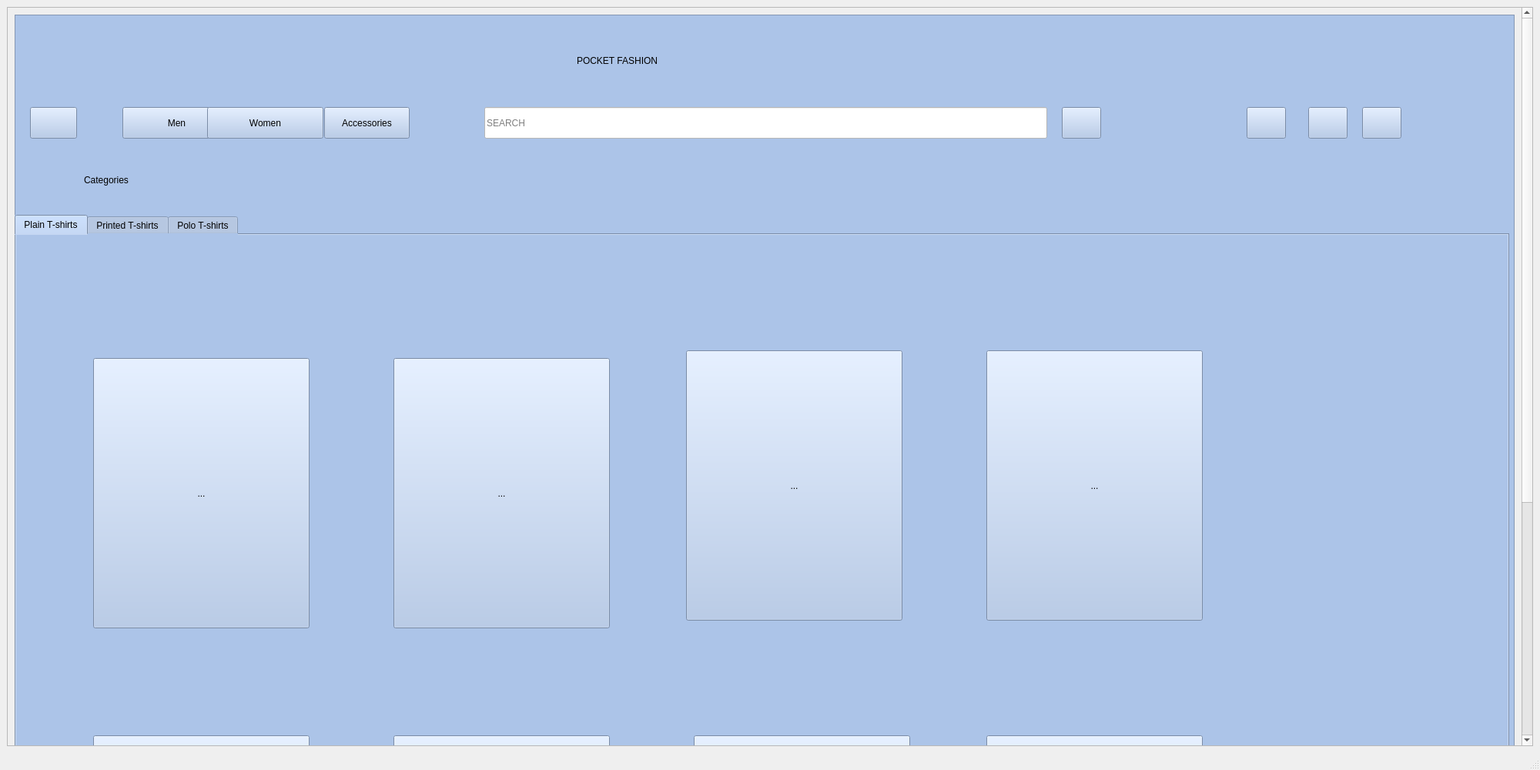
<?xml version="1.0" encoding="UTF-8"?>
<ui version="4.0">
 <class>MainWindow</class>
 <widget class="QMainWindow" name="MainWindow">
  <property name="geometry">
   <rect>
    <x>0</x>
    <y>0</y>
    <width>2000</width>
    <height>1000</height>
   </rect>
  </property>
  <property name="minimumSize">
   <size>
    <width>0</width>
    <height>0</height>
   </size>
  </property>
  <property name="windowTitle">
   <string>MainWindow</string>
  </property>
  <widget class="QWidget" name="centralwidget">
   <layout class="QHBoxLayout" name="horizontalLayout">
    <item>
     <widget class="QScrollArea" name="scrollArea">
      <property name="widgetResizable">
       <bool>true</bool>
      </property>
      <widget class="QWidget" name="scrollAreaWidgetContents">
       <property name="geometry">
        <rect>
         <x>0</x>
         <y>0</y>
         <width>1959</width>
         <height>1418</height>
        </rect>
       </property>
       <layout class="QHBoxLayout" name="horizontalLayout_2">
        <item>
         <widget class="QFrame" name="frame">
          <property name="minimumSize">
           <size>
            <width>0</width>
            <height>1400</height>
           </size>
          </property>
          <property name="styleSheet">
           <string notr="true">background-color: rgb(172, 196, 232);</string>
          </property>
          <property name="frameShape">
           <enum>QFrame::StyledPanel</enum>
          </property>
          <property name="frameShadow">
           <enum>QFrame::Raised</enum>
          </property>
          <widget class="QLabel" name="label">
           <property name="geometry">
            <rect>
             <x>730</x>
             <y>30</y>
             <width>441</width>
             <height>61</height>
            </rect>
           </property>
           <property name="styleSheet">
            <string notr="true">font: 75 32pt &quot;Times New Roman&quot;;</string>
           </property>
           <property name="text">
            <string>&lt;html&gt;&lt;head/&gt;&lt;body&gt;&lt;p&gt;POCKET FASHION&lt;/p&gt;&lt;/body&gt;&lt;/html&gt;</string>
           </property>
          </widget>
          <widget class="QLineEdit" name="lineEdit">
           <property name="geometry">
            <rect>
             <x>610</x>
             <y>120</y>
             <width>731</width>
             <height>41</height>
            </rect>
           </property>
           <property name="styleSheet">
            <string notr="true">background-color: rgb(255, 255, 255);</string>
           </property>
           <property name="placeholderText">
            <string>SEARCH</string>
           </property>
          </widget>
          <widget class="QLabel" name="label_2">
           <property name="geometry">
            <rect>
             <x>90</x>
             <y>180</y>
             <width>151</width>
             <height>71</height>
            </rect>
           </property>
           <property name="styleSheet">
            <string notr="true">font: 26pt &quot;Gabriola&quot;;</string>
           </property>
           <property name="text">
            <string>&lt;html&gt;&lt;head/&gt;&lt;body&gt;&lt;p&gt;Categories&lt;/p&gt;&lt;/body&gt;&lt;/html&gt;</string>
           </property>
          </widget>
          <widget class="QLabel" name="label_10">
           <property name="geometry">
            <rect>
             <x>10</x>
             <y>10</y>
             <width>111</width>
             <height>91</height>
            </rect>
           </property>
           <property name="text">
            <string/>
           </property>
           <property name="pixmap">
            <pixmap>../../../Downloads/pf.png</pixmap>
           </property>
          </widget>
          <widget class="QPushButton" name="pushButton_10">
           <property name="geometry">
            <rect>
             <x>1360</x>
             <y>120</y>
             <width>51</width>
             <height>41</height>
            </rect>
           </property>
           <property name="text">
            <string/>
           </property>
           <property name="icon">
            <iconset>
             <normaloff>../../../Downloads/feather (1)/search.svg</normaloff>../../../Downloads/feather (1)/search.svg</iconset>
           </property>
           <property name="iconSize">
            <size>
             <width>32</width>
             <height>32</height>
            </size>
           </property>
          </widget>
          <widget class="QPushButton" name="pushButton_5">
           <property name="geometry">
            <rect>
             <x>1600</x>
             <y>120</y>
             <width>51</width>
             <height>41</height>
            </rect>
           </property>
           <property name="text">
            <string/>
           </property>
           <property name="icon">
            <iconset>
             <normaloff>../../../Downloads/feather (1)/heart.svg</normaloff>../../../Downloads/feather (1)/heart.svg</iconset>
           </property>
           <property name="iconSize">
            <size>
             <width>32</width>
             <height>32</height>
            </size>
           </property>
          </widget>
          <widget class="QPushButton" name="pushButton_6">
           <property name="geometry">
            <rect>
             <x>1680</x>
             <y>120</y>
             <width>51</width>
             <height>41</height>
            </rect>
           </property>
           <property name="text">
            <string/>
           </property>
           <property name="icon">
            <iconset>
             <normaloff>../../../Downloads/feather (1)/shopping-cart.svg</normaloff>../../../Downloads/feather (1)/shopping-cart.svg</iconset>
           </property>
           <property name="iconSize">
            <size>
             <width>32</width>
             <height>32</height>
            </size>
           </property>
          </widget>
          <widget class="QPushButton" name="login">
           <property name="geometry">
            <rect>
             <x>1750</x>
             <y>120</y>
             <width>51</width>
             <height>41</height>
            </rect>
           </property>
           <property name="text">
            <string/>
           </property>
           <property name="icon">
            <iconset>
             <normaloff>../../../Downloads/feather (1)/log-in.svg</normaloff>../../../Downloads/feather (1)/log-in.svg</iconset>
           </property>
           <property name="iconSize">
            <size>
             <width>32</width>
             <height>32</height>
            </size>
           </property>
          </widget>
          <widget class="QPushButton" name="men">
           <property name="geometry">
            <rect>
             <x>140</x>
             <y>120</y>
             <width>141</width>
             <height>41</height>
            </rect>
           </property>
           <property name="styleSheet">
            <string notr="true">font: 16pt &quot;Gabriola&quot;;</string>
           </property>
           <property name="text">
            <string>Men</string>
           </property>
          </widget>
          <widget class="QPushButton" name="pushButton_2">
           <property name="geometry">
            <rect>
             <x>250</x>
             <y>120</y>
             <width>151</width>
             <height>41</height>
            </rect>
           </property>
           <property name="styleSheet">
            <string notr="true">font: 16pt &quot;Gabriola&quot;;</string>
           </property>
           <property name="text">
            <string>Women</string>
           </property>
          </widget>
          <widget class="QPushButton" name="accessories">
           <property name="geometry">
            <rect>
             <x>402</x>
             <y>120</y>
             <width>111</width>
             <height>41</height>
            </rect>
           </property>
           <property name="styleSheet">
            <string notr="true">font: 16pt &quot;Gabriola&quot;;</string>
           </property>
           <property name="text">
            <string>Accessories</string>
           </property>
          </widget>
          <widget class="QPushButton" name="back">
           <property name="geometry">
            <rect>
             <x>20</x>
             <y>120</y>
             <width>61</width>
             <height>41</height>
            </rect>
           </property>
           <property name="text">
            <string/>
           </property>
           <property name="icon">
            <iconset>
             <normaloff>../../../Downloads/feather (1)/chevron-left.svg</normaloff>../../../Downloads/feather (1)/chevron-left.svg</iconset>
           </property>
           <property name="iconSize">
            <size>
             <width>32</width>
             <height>32</height>
            </size>
           </property>
          </widget>
          <widget class="QTabWidget" name="tabWidget">
           <property name="geometry">
            <rect>
             <x>0</x>
             <y>260</y>
             <width>1941</width>
             <height>1161</height>
            </rect>
           </property>
           <property name="styleSheet">
            <string notr="true">font: 16pt &quot;Segoe Print&quot;;</string>
           </property>
           <property name="currentIndex">
            <number>0</number>
           </property>
           <widget class="QWidget" name="tab">
            <attribute name="title">
             <string>Plain T-shirts</string>
            </attribute>
            <widget class="QToolButton" name="plain1">
             <property name="geometry">
              <rect>
               <x>100</x>
               <y>160</y>
               <width>281</width>
               <height>351</height>
              </rect>
             </property>
             <property name="text">
              <string>...</string>
             </property>
            </widget>
            <widget class="QToolButton" name="plain2">
             <property name="geometry">
              <rect>
               <x>490</x>
               <y>160</y>
               <width>281</width>
               <height>351</height>
              </rect>
             </property>
             <property name="text">
              <string>...</string>
             </property>
            </widget>
            <widget class="QToolButton" name="plain3">
             <property name="geometry">
              <rect>
               <x>870</x>
               <y>150</y>
               <width>281</width>
               <height>351</height>
              </rect>
             </property>
             <property name="text">
              <string>...</string>
             </property>
            </widget>
            <widget class="QToolButton" name="plain4">
             <property name="geometry">
              <rect>
               <x>1260</x>
               <y>150</y>
               <width>281</width>
               <height>351</height>
              </rect>
             </property>
             <property name="text">
              <string>...</string>
             </property>
            </widget>
            <widget class="QToolButton" name="plain5">
             <property name="geometry">
              <rect>
               <x>100</x>
               <y>650</y>
               <width>281</width>
               <height>351</height>
              </rect>
             </property>
             <property name="text">
              <string>...</string>
             </property>
            </widget>
            <widget class="QToolButton" name="plain6">
             <property name="geometry">
              <rect>
               <x>490</x>
               <y>650</y>
               <width>281</width>
               <height>351</height>
              </rect>
             </property>
             <property name="text">
              <string>...</string>
             </property>
            </widget>
            <widget class="QToolButton" name="plain7">
             <property name="geometry">
              <rect>
               <x>880</x>
               <y>650</y>
               <width>281</width>
               <height>351</height>
              </rect>
             </property>
             <property name="text">
              <string>...</string>
             </property>
            </widget>
            <widget class="QToolButton" name="plain8">
             <property name="geometry">
              <rect>
               <x>1260</x>
               <y>650</y>
               <width>281</width>
               <height>351</height>
              </rect>
             </property>
             <property name="text">
              <string>...</string>
             </property>
            </widget>
           </widget>
           <widget class="QWidget" name="tab_2">
            <attribute name="title">
             <string>Printed T-shirts</string>
            </attribute>
            <widget class="QToolButton" name="printed1">
             <property name="geometry">
              <rect>
               <x>90</x>
               <y>100</y>
               <width>281</width>
               <height>351</height>
              </rect>
             </property>
             <property name="text">
              <string>...</string>
             </property>
            </widget>
            <widget class="QToolButton" name="printed2">
             <property name="geometry">
              <rect>
               <x>470</x>
               <y>100</y>
               <width>281</width>
               <height>351</height>
              </rect>
             </property>
             <property name="text">
              <string>...</string>
             </property>
            </widget>
            <widget class="QToolButton" name="printed4">
             <property name="geometry">
              <rect>
               <x>1240</x>
               <y>100</y>
               <width>281</width>
               <height>351</height>
              </rect>
             </property>
             <property name="text">
              <string>...</string>
             </property>
            </widget>
            <widget class="QToolButton" name="printed3">
             <property name="geometry">
              <rect>
               <x>840</x>
               <y>100</y>
               <width>281</width>
               <height>351</height>
              </rect>
             </property>
             <property name="text">
              <string>...</string>
             </property>
            </widget>
            <widget class="QToolButton" name="printed5">
             <property name="geometry">
              <rect>
               <x>90</x>
               <y>600</y>
               <width>281</width>
               <height>351</height>
              </rect>
             </property>
             <property name="text">
              <string>...</string>
             </property>
            </widget>
            <widget class="QToolButton" name="printed6">
             <property name="geometry">
              <rect>
               <x>470</x>
               <y>600</y>
               <width>281</width>
               <height>351</height>
              </rect>
             </property>
             <property name="text">
              <string>...</string>
             </property>
            </widget>
            <widget class="QToolButton" name="printed7">
             <property name="geometry">
              <rect>
               <x>850</x>
               <y>600</y>
               <width>281</width>
               <height>351</height>
              </rect>
             </property>
             <property name="text">
              <string>...</string>
             </property>
            </widget>
            <widget class="QToolButton" name="printed8">
             <property name="geometry">
              <rect>
               <x>1240</x>
               <y>600</y>
               <width>281</width>
               <height>351</height>
              </rect>
             </property>
             <property name="text">
              <string>...</string>
             </property>
            </widget>
           </widget>
           <widget class="QWidget" name="tab_3">
            <attribute name="title">
             <string>Polo T-shirts</string>
            </attribute>
            <widget class="QToolButton" name="polo1">
             <property name="geometry">
              <rect>
               <x>130</x>
               <y>100</y>
               <width>281</width>
               <height>351</height>
              </rect>
             </property>
             <property name="text">
              <string>...</string>
             </property>
            </widget>
            <widget class="QToolButton" name="polo2">
             <property name="geometry">
              <rect>
               <x>550</x>
               <y>100</y>
               <width>281</width>
               <height>351</height>
              </rect>
             </property>
             <property name="text">
              <string>...</string>
             </property>
            </widget>
           </widget>
          </widget>
         </widget>
        </item>
       </layout>
      </widget>
     </widget>
    </item>
   </layout>
  </widget>
  <widget class="QStatusBar" name="statusbar"/>
 </widget>
 <resources/>
 <connections/>
</ui>
